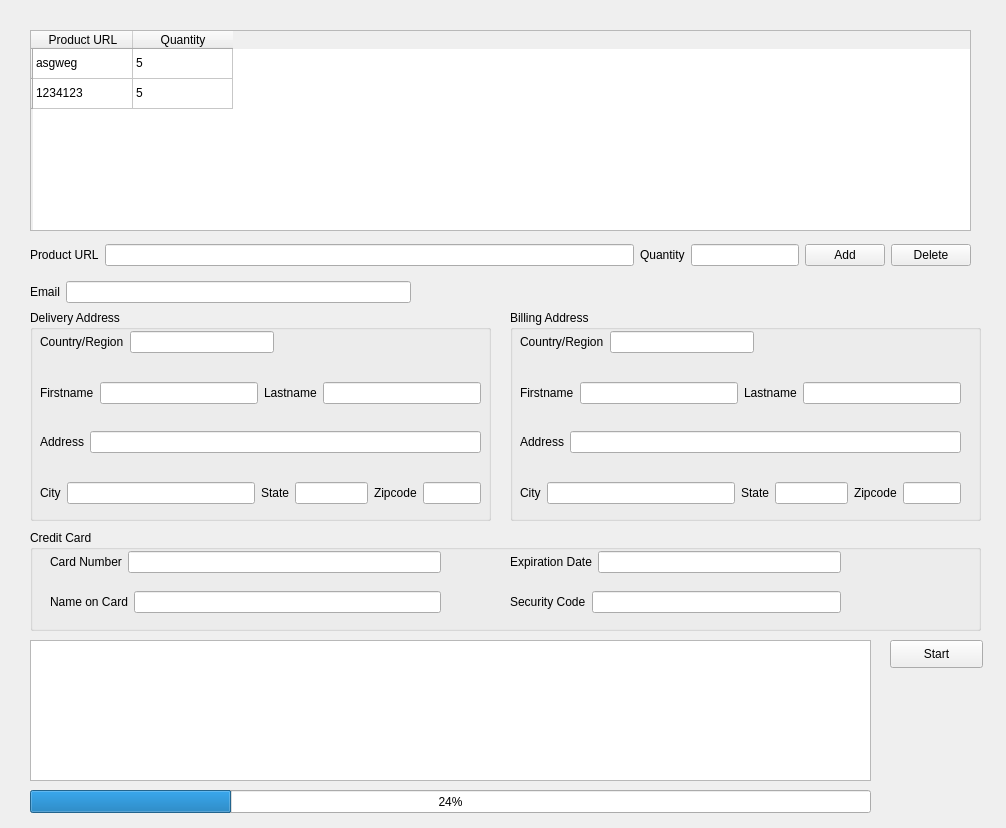
<?xml version="1.0" encoding="UTF-8"?>
<ui version="4.0">
 <class>Form</class>
 <widget class="QWidget" name="Form">
  <property name="geometry">
   <rect>
    <x>0</x>
    <y>0</y>
    <width>1006</width>
    <height>828</height>
   </rect>
  </property>
  <property name="windowTitle">
   <string>Shopify Bot</string>
  </property>
  <widget class="QTableWidget" name="tableWidget">
   <property name="geometry">
    <rect>
     <x>30</x>
     <y>30</y>
     <width>941</width>
     <height>201</height>
    </rect>
   </property>
   <property name="alternatingRowColors">
    <bool>false</bool>
   </property>
   <property name="selectionMode">
    <enum>QAbstractItemView::MultiSelection</enum>
   </property>
   <property name="selectionBehavior">
    <enum>QAbstractItemView::SelectRows</enum>
   </property>
   <row>
    <property name="text">
     <string/>
    </property>
   </row>
   <row>
    <property name="text">
     <string/>
    </property>
   </row>
   <column>
    <property name="text">
     <string>Product URL</string>
    </property>
   </column>
   <column>
    <property name="text">
     <string>Quantity</string>
    </property>
   </column>
   <item row="0" column="0">
    <property name="text">
     <string>asgweg</string>
    </property>
   </item>
   <item row="0" column="1">
    <property name="text">
     <string>5</string>
    </property>
   </item>
   <item row="1" column="0">
    <property name="text">
     <string>1234123</string>
    </property>
   </item>
   <item row="1" column="1">
    <property name="text">
     <string>5</string>
    </property>
   </item>
  </widget>
  <widget class="QGroupBox" name="groupBox">
   <property name="geometry">
    <rect>
     <x>30</x>
     <y>310</y>
     <width>461</width>
     <height>211</height>
    </rect>
   </property>
   <property name="title">
    <string>Delivery Address</string>
   </property>
   <widget class="QWidget" name="">
    <property name="geometry">
     <rect>
      <x>10</x>
      <y>70</y>
      <width>441</width>
      <height>26</height>
     </rect>
    </property>
    <layout class="QHBoxLayout" name="horizontalLayout_5">
     <item>
      <layout class="QHBoxLayout" name="horizontalLayout_3">
       <item>
        <widget class="QLabel" name="label_5">
         <property name="text">
          <string>Firstname</string>
         </property>
        </widget>
       </item>
      </layout>
     </item>
     <item>
      <layout class="QHBoxLayout" name="horizontalLayout_4">
       <item>
        <widget class="QLineEdit" name="edit_d_firstname">
         <property name="statusTip">
          <string/>
         </property>
        </widget>
       </item>
       <item>
        <widget class="QLabel" name="label_6">
         <property name="text">
          <string>Lastname</string>
         </property>
        </widget>
       </item>
       <item>
        <widget class="QLineEdit" name="edit_d_lastname"/>
       </item>
      </layout>
     </item>
    </layout>
   </widget>
   <widget class="QWidget" name="">
    <property name="geometry">
     <rect>
      <x>10</x>
      <y>20</y>
      <width>234</width>
      <height>24</height>
     </rect>
    </property>
    <layout class="QHBoxLayout" name="horizontalLayout_6">
     <item>
      <widget class="QLabel" name="label_4">
       <property name="text">
        <string>Country/Region</string>
       </property>
      </widget>
     </item>
     <item>
      <widget class="QLineEdit" name="edit_d_country">
       <property name="toolTip">
        <string>US, Mexico, Canada</string>
       </property>
      </widget>
     </item>
    </layout>
   </widget>
   <widget class="QWidget" name="">
    <property name="geometry">
     <rect>
      <x>10</x>
      <y>120</y>
      <width>441</width>
      <height>24</height>
     </rect>
    </property>
    <layout class="QHBoxLayout" name="horizontalLayout_7">
     <item>
      <widget class="QLabel" name="label_7">
       <property name="text">
        <string>Address</string>
       </property>
      </widget>
     </item>
     <item>
      <widget class="QLineEdit" name="edit_d_address"/>
     </item>
    </layout>
   </widget>
   <widget class="QWidget" name="">
    <property name="geometry">
     <rect>
      <x>10</x>
      <y>170</y>
      <width>441</width>
      <height>26</height>
     </rect>
    </property>
    <layout class="QHBoxLayout" name="horizontalLayout_11" stretch="2,1,1">
     <item>
      <layout class="QHBoxLayout" name="horizontalLayout_8">
       <item>
        <widget class="QLabel" name="label_8">
         <property name="text">
          <string>City</string>
         </property>
        </widget>
       </item>
       <item>
        <widget class="QLineEdit" name="edit_d_city"/>
       </item>
      </layout>
     </item>
     <item>
      <layout class="QHBoxLayout" name="horizontalLayout_9">
       <item>
        <widget class="QLabel" name="label_9">
         <property name="text">
          <string>State</string>
         </property>
        </widget>
       </item>
       <item>
        <widget class="QLineEdit" name="edit_d_state">
         <property name="toolTip">
          <string>Abbreviation e.g(CA)</string>
         </property>
        </widget>
       </item>
      </layout>
     </item>
     <item>
      <layout class="QHBoxLayout" name="horizontalLayout_10">
       <item>
        <widget class="QLabel" name="label_10">
         <property name="text">
          <string>Zipcode</string>
         </property>
        </widget>
       </item>
       <item>
        <widget class="QLineEdit" name="edit_d_zipcode"/>
       </item>
      </layout>
     </item>
    </layout>
   </widget>
  </widget>
  <widget class="QGroupBox" name="groupBox_2">
   <property name="geometry">
    <rect>
     <x>510</x>
     <y>310</y>
     <width>471</width>
     <height>211</height>
    </rect>
   </property>
   <property name="title">
    <string>Billing Address</string>
   </property>
   <widget class="QWidget" name="layoutWidget">
    <property name="geometry">
     <rect>
      <x>10</x>
      <y>170</y>
      <width>441</width>
      <height>26</height>
     </rect>
    </property>
    <layout class="QHBoxLayout" name="horizontalLayout_12" stretch="2,1,1">
     <item>
      <layout class="QHBoxLayout" name="horizontalLayout_13">
       <item>
        <widget class="QLabel" name="label_11">
         <property name="text">
          <string>City</string>
         </property>
        </widget>
       </item>
       <item>
        <widget class="QLineEdit" name="edit_b_city"/>
       </item>
      </layout>
     </item>
     <item>
      <layout class="QHBoxLayout" name="horizontalLayout_14">
       <item>
        <widget class="QLabel" name="label_12">
         <property name="text">
          <string>State</string>
         </property>
        </widget>
       </item>
       <item>
        <widget class="QLineEdit" name="edit_b_state"/>
       </item>
      </layout>
     </item>
     <item>
      <layout class="QHBoxLayout" name="horizontalLayout_15">
       <item>
        <widget class="QLabel" name="label_13">
         <property name="text">
          <string>Zipcode</string>
         </property>
        </widget>
       </item>
       <item>
        <widget class="QLineEdit" name="edit_b_zipcode"/>
       </item>
      </layout>
     </item>
    </layout>
   </widget>
   <widget class="QWidget" name="layoutWidget_2">
    <property name="geometry">
     <rect>
      <x>10</x>
      <y>70</y>
      <width>441</width>
      <height>26</height>
     </rect>
    </property>
    <layout class="QHBoxLayout" name="horizontalLayout_16">
     <item>
      <layout class="QHBoxLayout" name="horizontalLayout_17">
       <item>
        <widget class="QLabel" name="label_14">
         <property name="text">
          <string>Firstname</string>
         </property>
        </widget>
       </item>
      </layout>
     </item>
     <item>
      <layout class="QHBoxLayout" name="horizontalLayout_18">
       <item>
        <widget class="QLineEdit" name="edit_b_firstname">
         <property name="statusTip">
          <string/>
         </property>
        </widget>
       </item>
       <item>
        <widget class="QLabel" name="label_15">
         <property name="text">
          <string>Lastname</string>
         </property>
        </widget>
       </item>
       <item>
        <widget class="QLineEdit" name="edit_b_lastname"/>
       </item>
      </layout>
     </item>
    </layout>
   </widget>
   <widget class="QWidget" name="layoutWidget_3">
    <property name="geometry">
     <rect>
      <x>10</x>
      <y>20</y>
      <width>234</width>
      <height>24</height>
     </rect>
    </property>
    <layout class="QHBoxLayout" name="horizontalLayout_19">
     <item>
      <widget class="QLabel" name="label_16">
       <property name="text">
        <string>Country/Region</string>
       </property>
      </widget>
     </item>
     <item>
      <widget class="QLineEdit" name="edit_b_country"/>
     </item>
    </layout>
   </widget>
   <widget class="QWidget" name="layoutWidget_4">
    <property name="geometry">
     <rect>
      <x>10</x>
      <y>120</y>
      <width>441</width>
      <height>24</height>
     </rect>
    </property>
    <layout class="QHBoxLayout" name="horizontalLayout_20">
     <item>
      <widget class="QLabel" name="label_17">
       <property name="text">
        <string>Address</string>
       </property>
      </widget>
     </item>
     <item>
      <widget class="QLineEdit" name="edit_b_address"/>
     </item>
    </layout>
   </widget>
  </widget>
  <widget class="QGroupBox" name="groupBox_3">
   <property name="geometry">
    <rect>
     <x>30</x>
     <y>530</y>
     <width>951</width>
     <height>101</height>
    </rect>
   </property>
   <property name="title">
    <string>Credit Card</string>
   </property>
   <widget class="QWidget" name="">
    <property name="geometry">
     <rect>
      <x>20</x>
      <y>20</y>
      <width>391</width>
      <height>24</height>
     </rect>
    </property>
    <layout class="QHBoxLayout" name="horizontalLayout_23">
     <item>
      <widget class="QLabel" name="label_18">
       <property name="text">
        <string>Card Number</string>
       </property>
      </widget>
     </item>
     <item>
      <widget class="QLineEdit" name="edit_credit_number"/>
     </item>
    </layout>
   </widget>
   <widget class="QWidget" name="">
    <property name="geometry">
     <rect>
      <x>480</x>
      <y>20</y>
      <width>331</width>
      <height>24</height>
     </rect>
    </property>
    <layout class="QHBoxLayout" name="horizontalLayout_25">
     <item>
      <widget class="QLabel" name="label_19">
       <property name="text">
        <string>Expiration Date</string>
       </property>
      </widget>
     </item>
     <item>
      <widget class="QLineEdit" name="edit_credit_expiry"/>
     </item>
    </layout>
   </widget>
   <widget class="QWidget" name="">
    <property name="geometry">
     <rect>
      <x>480</x>
      <y>60</y>
      <width>331</width>
      <height>24</height>
     </rect>
    </property>
    <layout class="QHBoxLayout" name="horizontalLayout_26">
     <item>
      <widget class="QLabel" name="label_20">
       <property name="text">
        <string>Security Code</string>
       </property>
      </widget>
     </item>
     <item>
      <widget class="QLineEdit" name="edit_credit_code"/>
     </item>
    </layout>
   </widget>
   <widget class="QWidget" name="">
    <property name="geometry">
     <rect>
      <x>20</x>
      <y>60</y>
      <width>391</width>
      <height>24</height>
     </rect>
    </property>
    <layout class="QHBoxLayout" name="horizontalLayout_24">
     <item>
      <widget class="QLabel" name="label_21">
       <property name="text">
        <string>Name on Card</string>
       </property>
      </widget>
     </item>
     <item>
      <widget class="QLineEdit" name="edit_credit_name"/>
     </item>
    </layout>
   </widget>
  </widget>
  <widget class="QPushButton" name="btn_start">
   <property name="geometry">
    <rect>
     <x>890</x>
     <y>640</y>
     <width>93</width>
     <height>28</height>
    </rect>
   </property>
   <property name="text">
    <string>Start</string>
   </property>
  </widget>
  <widget class="QTextEdit" name="text_log">
   <property name="geometry">
    <rect>
     <x>30</x>
     <y>640</y>
     <width>841</width>
     <height>141</height>
    </rect>
   </property>
  </widget>
  <widget class="QProgressBar" name="progressBar">
   <property name="geometry">
    <rect>
     <x>30</x>
     <y>790</y>
     <width>841</width>
     <height>23</height>
    </rect>
   </property>
   <property name="value">
    <number>24</number>
   </property>
  </widget>
  <widget class="QWidget" name="">
   <property name="geometry">
    <rect>
     <x>30</x>
     <y>240</y>
     <width>941</width>
     <height>30</height>
    </rect>
   </property>
   <layout class="QHBoxLayout" name="horizontalLayout_21" stretch="2,0,0,0">
    <item>
     <layout class="QHBoxLayout" name="horizontalLayout">
      <item>
       <widget class="QLabel" name="label">
        <property name="text">
         <string>Product URL</string>
        </property>
       </widget>
      </item>
      <item>
       <widget class="QLineEdit" name="edit_product"/>
      </item>
     </layout>
    </item>
    <item>
     <layout class="QHBoxLayout" name="horizontalLayout_2">
      <item>
       <widget class="QLabel" name="label_2">
        <property name="text">
         <string>Quantity</string>
        </property>
       </widget>
      </item>
      <item>
       <widget class="QLineEdit" name="edit_quantity"/>
      </item>
     </layout>
    </item>
    <item>
     <widget class="QPushButton" name="but_add">
      <property name="text">
       <string>Add</string>
      </property>
     </widget>
    </item>
    <item>
     <widget class="QPushButton" name="but_delete">
      <property name="text">
       <string>Delete</string>
      </property>
     </widget>
    </item>
   </layout>
  </widget>
  <widget class="QWidget" name="">
   <property name="geometry">
    <rect>
     <x>30</x>
     <y>280</y>
     <width>381</width>
     <height>24</height>
    </rect>
   </property>
   <layout class="QHBoxLayout" name="horizontalLayout_22">
    <item>
     <widget class="QLabel" name="label_3">
      <property name="text">
       <string>Email</string>
      </property>
     </widget>
    </item>
    <item>
     <widget class="QLineEdit" name="edit_email"/>
    </item>
   </layout>
  </widget>
 </widget>
 <resources/>
 <connections/>
</ui>
